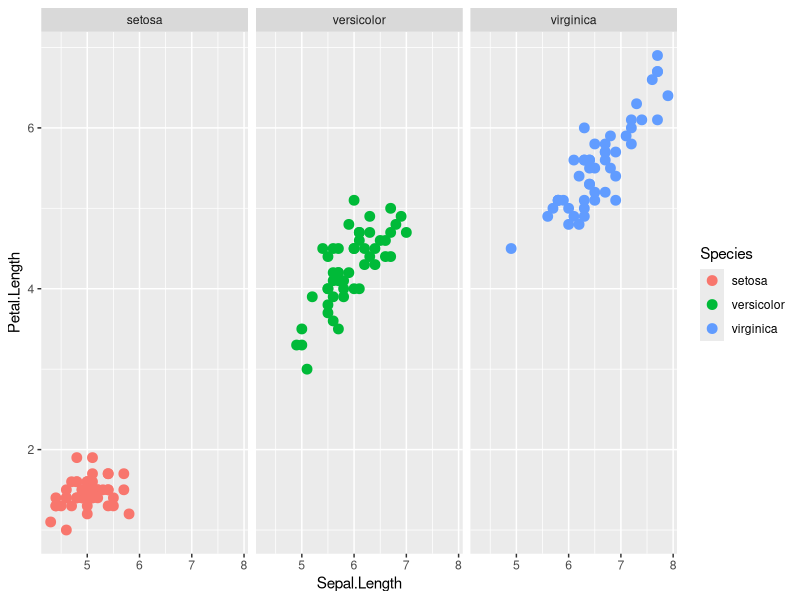

Source code (R):
#' Test r script.


library(ggplot2)

ggplot(iris, aes(x=Sepal.Length, y=Petal.Length, colour=Species)) +
  geom_point(size=3) +
  facet_grid(. ~ Species)




